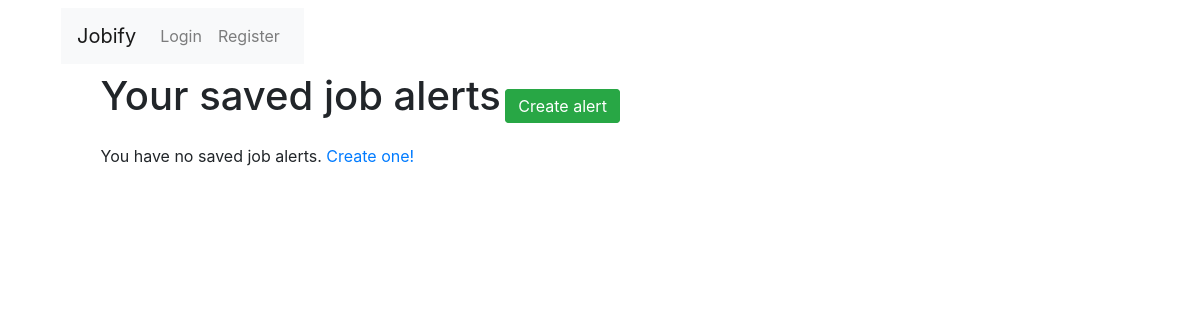
The app's page /jobinator/my-jobs, older data.
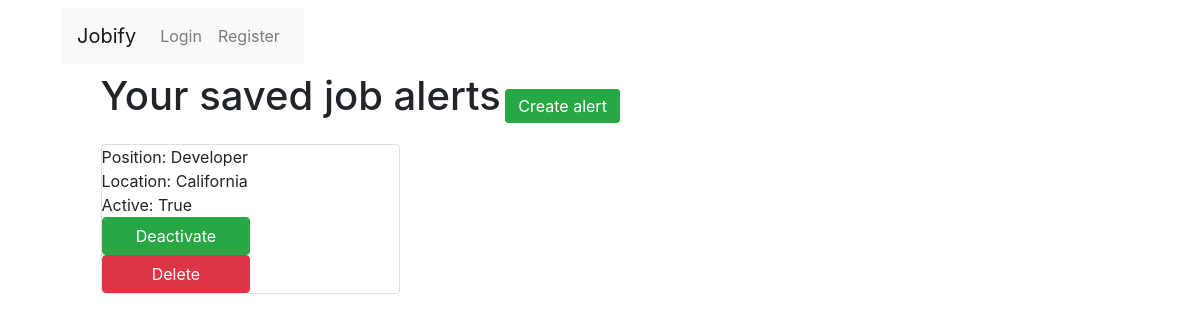
The same page, newer data.
### jobinator/models.py (models this page shows, shortened)
class Jobinator(models.Model):
    position = models.CharField(max_length=250)
    location = models.CharField(max_length=250)
    active   = models.BooleanField(default=False)
    created_at = models.DateTimeField(default=timezone.now)
    class Meta:
        ordering = ['created_at']
    class Admin:
        pass

### jobinator/views.py (the view)
# urls.py: path('my-jobs', views.my_jobs, name="my_jobs"),
def my_jobs(request):
    jobs = Jobinator.objects.all()
    context = {
        'jobs': jobs
    }
    return render(request, 'jobinator/my_jobs.html', context)

### jobinator/templates/jobinator/my_jobs.html
{% extends "base.html" %}
{% block content %}
<h1 class="d-inline">Your saved job alerts</h1>
<a href="{% url 'jobinator:create_job' %}" class="btn btn-success d-inline">Create alert</a>
<br>
<br>
{% if jobs %}
{% for job in jobs %}
<div class="card" style="width: 30%">
  <span class="d-inline">Position: {{job.position}}</span>
  <span class="d-inline">Location: {{job.location}}</span>
  <span class="d-inline">Active: {{job.active}}</span>
  {% if job.active == False %}
  <a href="{% url 'jobinator:activate_job' job.id %}" class="btn btn-success d-inline"
  style="width: 50%">Activate</a>
  {% else %}
  <a href="{% url 'jobinator:deactivate_job' job.id %}" class="btn btn-success d-inline"
  style="width: 50%">Deactivate</a>
  {% endif %}
  <a href="{% url 'jobinator:delete_job' job.id %}" class="btn btn-danger d-inline"
  style="width: 50%">Delete</a>
</div>
{% endfor %}
{% else %}
<p>You have no saved job alerts. <a href="{% url 'jobinator:create_job' %}">Create one!</a></p>
{% endif %}
{% endblock %}

Row changes from the older to the newer data that the page shows:
added Jobinator: position "Developer", location "California", active "True", shows "Deactivate"
Text that changed along with them:
text no longer shown: "You have no saved job alerts. Create one!"
